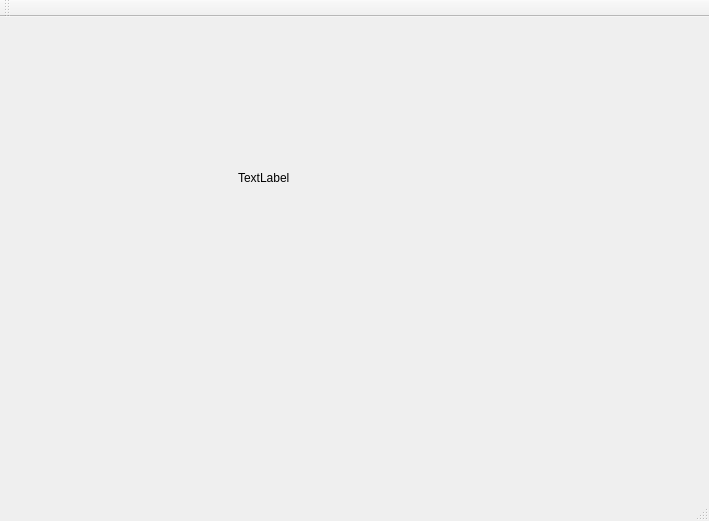
<?xml version="1.0" encoding="UTF-8"?>
<ui version="4.0">
 <class>front_endClass</class>
 <widget class="QMainWindow" name="front_endClass">
  <property name="geometry">
   <rect>
    <x>0</x>
    <y>0</y>
    <width>709</width>
    <height>521</height>
   </rect>
  </property>
  <property name="windowTitle">
   <string>front_end</string>
  </property>
  <widget class="QWidget" name="centralWidget">
   <widget class="QLabel" name="label">
    <property name="geometry">
     <rect>
      <x>238</x>
      <y>125</y>
      <width>91</width>
      <height>71</height>
     </rect>
    </property>
    <property name="text">
     <string>TextLabel</string>
    </property>
   </widget>
  </widget>
  <widget class="QMenuBar" name="menuBar">
   <property name="geometry">
    <rect>
     <x>0</x>
     <y>0</y>
     <width>709</width>
     <height>21</height>
    </rect>
   </property>
  </widget>
  <widget class="QToolBar" name="mainToolBar">
   <attribute name="toolBarArea">
    <enum>TopToolBarArea</enum>
   </attribute>
   <attribute name="toolBarBreak">
    <bool>false</bool>
   </attribute>
  </widget>
  <widget class="QStatusBar" name="statusBar"/>
 </widget>
 <layoutdefault spacing="6" margin="11"/>
 <resources>
  <include location="front_end.qrc"/>
 </resources>
 <connections/>
</ui>
